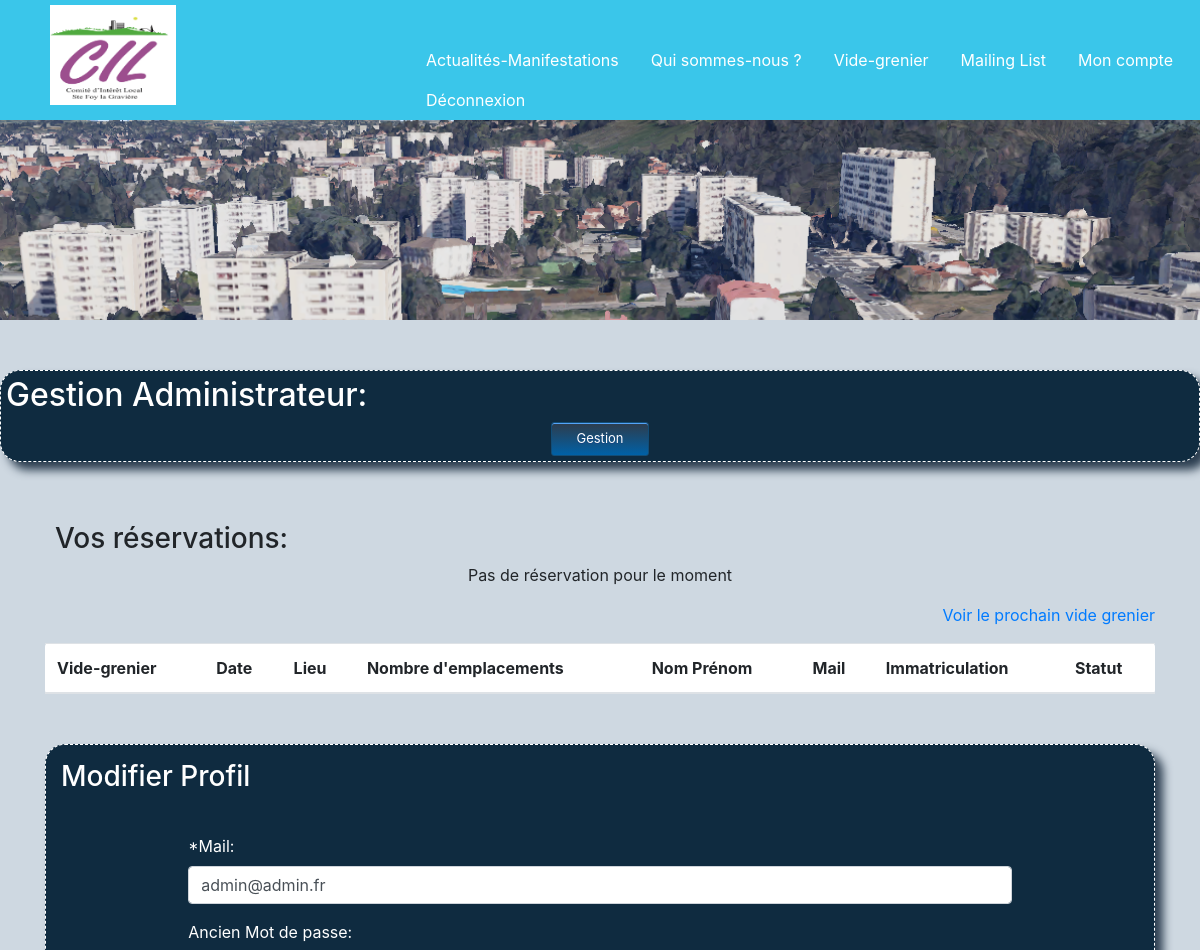
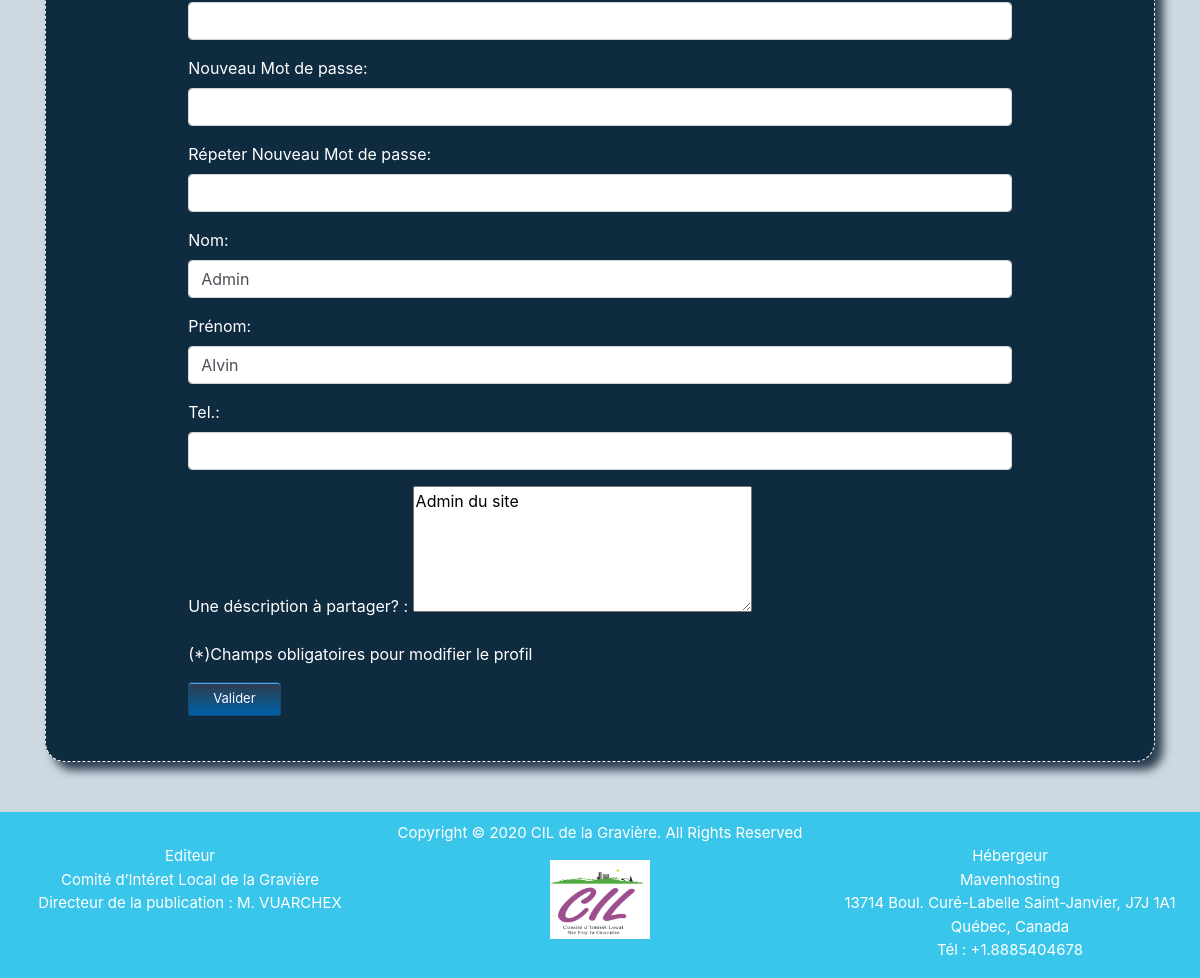
The app's page /Vide_grenier_V0.2/php/mon_compte.php (signed in) with its own data (2 pictures, top to bottom).
### tables this page shows
CREATE TABLE `utilisateur` (
    `ID_UTIL` int(11) PRIMARY KEY NOT NULL AUTO_INCREMENT,
    `MAIL_UTIL` varchar(50) NOT NULL,
    `MDP_UTIL` varchar(30) NOT NULL,
    `NOM_UTIL` varchar(50) DEFAULT NULL,
    `PRENOM_UTIL` varchar(50) DEFAULT NULL,
    `TEL_UTIL` varchar(15) DEFAULT NULL,
    `DESC_UTIL` varchar(280) DEFAULT NULL,
    `ADMIN_UTIL` tinyint(1) DEFAULT NULL
  );

### Vide_grenier_V0.2/php/mon_compte.php (the view, shortened to what this page needs)
<?php
if (isset($_SESSION["id_util"])) {
?>
    <!DOCTYPE html>
    <html lang="fr">
    <head>
        <link rel="stylesheet" href="../css/bootstrap.min.css">
        <link rel="stylesheet" href="../css/monstyle.css">
    </head>
    <body>
        <?php
        include 'inc_header.php';
        ?>
        <main id="monCompte">
            <?php
            if ($_SESSION['admin'] == 1) {
            ?>
                <section class="boxSite">
                    <h2>Gestion Administrateur:</h2>
                    <div id="lienAdmin"><a href="panneau_admin.php" class="bouton">Gestion</a></div>
                </section>
            <?php } ?>
            <section id="" class="container">
                <h3>Vos réservations:</h3>
                <table class="table bg-white rounded">
                    <thead>
                        <tr>
                            <th scope="col">Vide-grenier</th>
                            <th scope="col">Date</th>
                            <th scope="col">Lieu</th>
                            <th scope="col">Nombre d'emplacements</th>
                            <th scope="col">Nom Prénom</th>
                            <th scope="col">Mail</th>
                            <th scope="col">Immatriculation</th>
                            <th scope="col">Statut</th>
                        </tr>
                    </thead>
                    <tbody>
                <?php
                try {
                    include 'inc_bdd.php';
                    $select_utilisateur = 'SELECT * FROM utilisateur WHERE id_util = :id_util';
                    $resultat = $base->prepare($select_utilisateur);
                    $resultat->bindParam(':id_util', $_SESSION["id_util"]);
                    $resultat->execute();
                    while ($ligne = $resultat->fetch()) {
                        $mail = $ligne['MAIL_UTIL'];
                        $nom = $ligne['NOM_UTIL'] != "" ? $ligne['NOM_UTIL'] : '';
                        $prenom = $ligne['PRENOM_UTIL'] != "" ? $ligne['PRENOM_UTIL'] : '';
                        $telephone = $ligne['TEL_UTIL'] != "" ? $ligne['TEL_UTIL'] : '';
                        $description = $ligne['DESC_UTIL'] != "" ? $ligne['DESC_UTIL'] : '';
                    }
                    $ok = false;
                    ?>
                    <?php
                    if ($ok == false) {
                        echo "<p class=\"text-center\">Pas de réservation pour le moment</p>";
                        echo "<p class=\"text-right\"><a href=\"vide_grenier.php\">Voir le prochain vide grenier</a></p>";
                    }
                } catch (Exception $e) {
                    die('Erreur : ' . $e->getMessage());
                } finally {
                    $base = null;
                }
                ?>
                </tbody>
                </table>
            <div id="update" class="boxSite container">
                <h3>Modifier Profil</h3>
                <form class="w-75" method="post" action="update_inscription.php" id="updateDB">
                    <div class="form-group">
                        <label for="mail">*Mail: </label>
                        <input type="text" class="form-control" name="mail" id="mail" value="<?php echo $mail ?>" placeholder="exemple@mail.com">
                    </div>
                    <div class="form-group">
                        <label for="old_password">Ancien Mot de passe: </label>
                        <input type="password" class="form-control" name="old_password" id="old_password">
                    </div>
                    <div class="form-group">
                        <label for="new_password">Nouveau Mot de passe: </label>
                        <input type="password" class="form-control" name="new_password" id="new_password">
                    </div>
                    <div class="form-group">
                        <label for="repeat_password">Répeter Nouveau Mot de passe: </label>
                        <input type="password" class="form-control" name="repeat_password" id="repeat_password">
                    </div>
                    <div class="form-group">
                        <label for="nom">Nom: </label>
                        <input type="text" class="form-control" name="nom" id="nom" value="<?= $nom ?>" placeholder="<?= $nom ?>">
                    </div>
                    <div class="form-group">
                        <label for="prenom">Prénom: </label>
                        <input type="text" class="form-control" name="prenom" id="prenom" value="<?= $prenom ?>" placeholder="<?= $prenom ?>">
                    </div>
                    <div class="form-group">
                        <label for="tel">Tel.: </label>
                        <input type="text" class="form-control" name="tel" id="tel" value="<?= $telephone ?>" placeholder="<?= $telephone ?>">
                    </div>
                    <div class="form-group">
                        <label for="description">Une déscription à partager? : </label>
                        <textarea name="description" id="description" cols="31" rows="5" placeholder="280 caractéres maximum..."><?= $description ?></textarea>
                    </div>
                    <div class="form-group">
                        <p>(*)Champs obligatoires pour modifier le profil</p>
                    </div>
                    <input class="bouton" type="submit" value="Valider" id="subInscription">
                </form>
            </div>
        </main>
        <?php
        include 'inc_footer.php';
        ?>
    </body>
    </html>
<?php
} else {
    header("Location:accueil.php");
}
?>

### Vide_grenier_V0.2/css/monstyle.css (style rules this page uses)
html { position: relative; min-height: 100%; width: auto !important; overflow-x: hidden !important; background-color: #CED8E1; }
body { width: auto !important; overflow-x: hidden !important; background-color: #CED8E1; }
#loginDb, #inscDB, #updateDB, #resaDB, #mailingForm, #cancelMailingForm { width: 300px; margin: 40px auto; }
#monCompte h3 { padding: 10px 0 0 10px; }
.boxSite { border-radius: 20px; border: 1px white dashed; box-shadow: 8px 8px 10px #2C3E50; margin: 50px auto; background-color: #0F2B40; color: white; padding: 5px; }
.bouton { box-shadow: inset 0px 1px 0px 0px #54a3f7; background: linear-gradient(to bottom, #2C3E50 5%, #0061a7 100%); background-color: #2C3E50; border-radius: 3px; border: 1px solid #124d77; display: inline-block; cursor: pointer; color: #ffffff; font-size: 13px; padding: 6px 24px; text-decoration: none; text-shadow: 0px 1px 0px #154682; }
#lienRejoinNous, #lienAdmin { text-align: center; text-decoration: none; }

### records on screen
utilisateur: mail "admin@admin.fr", nom "Admin", prenom "Alvin", description "Admin du site"
